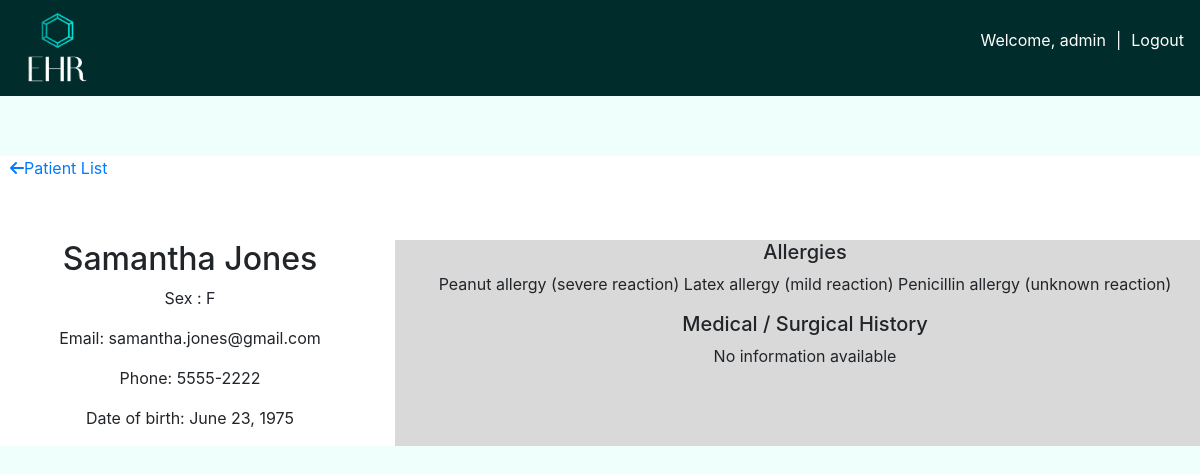
The page /viewMedHist/3 (signed in) on the database as committed earlier.
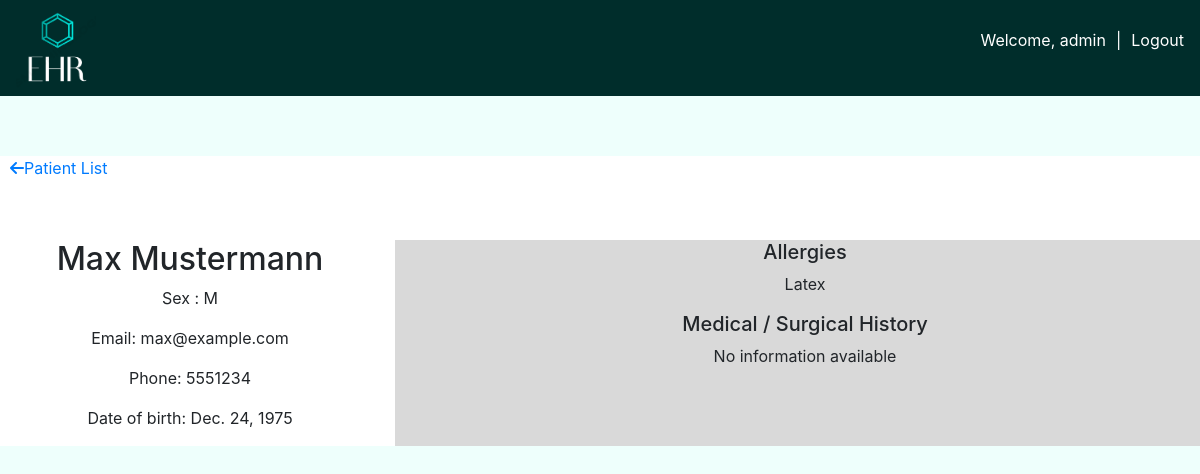
The same page on the database as committed later.
### app/models.py (models this page shows, shortened)
class Patients(models.Model):
    SEX_CHOICES = [
        ('M', 'Male'),
        ('F', 'Female'),
        ('O', 'Other')
    ]
    BLOOD_TYPE_CHOICES = [
        ('A+', 'A+'),
        ('A-', 'A-'),
        ('B+', 'B+'),
        ('B-', 'B-'),
        ('AB+', 'AB+'),
        ('AB-', 'AB-'),
        ('O+', 'O+'),
        ('O-', 'O-')
        ]
    name = models.CharField(max_length=255)
    sex = models.CharField(max_length=1, choices=SEX_CHOICES)
    email = models.EmailField()
    phone = models.CharField(max_length=20)
    date_of_birth = models.DateField()
    nationality = models.CharField(max_length=255)
    blood_group = models.CharField(max_length=3,choices=BLOOD_TYPE_CHOICES)
    allergies = models.TextField(blank=True)
    Medical_Surgical_History = models.TextField(blank=True)

### app/views.py (the view)
# urls.py: path('viewMedHist/<str:pk>',views.viewMedHist,name='viewMedHist'),
@login_required(login_url='/login')
def viewMedHist(request,pk):
    patient = Patients.objects.get(id=pk)
    context = {'patient':patient}
    return render(request,'app/viewMedHist.html',context)

### app/templates/app/viewMedHist.html (shortened to what this page needs)
{% extends 'index.html' %}
{% block content %}
<div class="main">
    <div class="row">
        <div class="col patientListbtn">
            <a href="{% url 'patientList' %}"><i class="fa-solid fa-arrow-left"></i>Patient List</a>
        </div>
        <div class="col">
        </div>
    </div>
    <div class="row">
        <div class="col-4">
            <h2>{{patient.name}}</h2>
            <p>Sex : {{patient.sex}}</p>
            <p>Email: {{patient.email}}</p>
            <p>Phone: {{patient.phone}}</p>
            <p>Date of birth: {{patient.date_of_birth}}</p>
        </div>
        <div class="col medhist">
            <h5>Allergies</h5>
            <p>{{ patient.allergies }}</p>
            <h5>Medical / Surgical History</h5>
            {% if patient.Medical_Surgical_History %}
                <p>{{ patient.Medical_Surgical_History }}</p>
            {% else %}
                <p>No information available</p>
            {% endif %}
        </div>
    </div>
</div>
{% endblock content %}

Rows that differ between the two databases and show on the page:
changed Patients: name "Samantha Jones" → "Max Mustermann"; sex "F" → "M"; email "samantha.jones@gmail.com" → "max@example.com"; phone "5555-2222" → "5551234"; date_of_birth "June 23, 1975" → "Dec. 24, 1975"; allergies "Peanut allergy (severe reaction) Latex allergy (mild reaction) Penicillin allergy (unknown reaction)" → "Latex"
